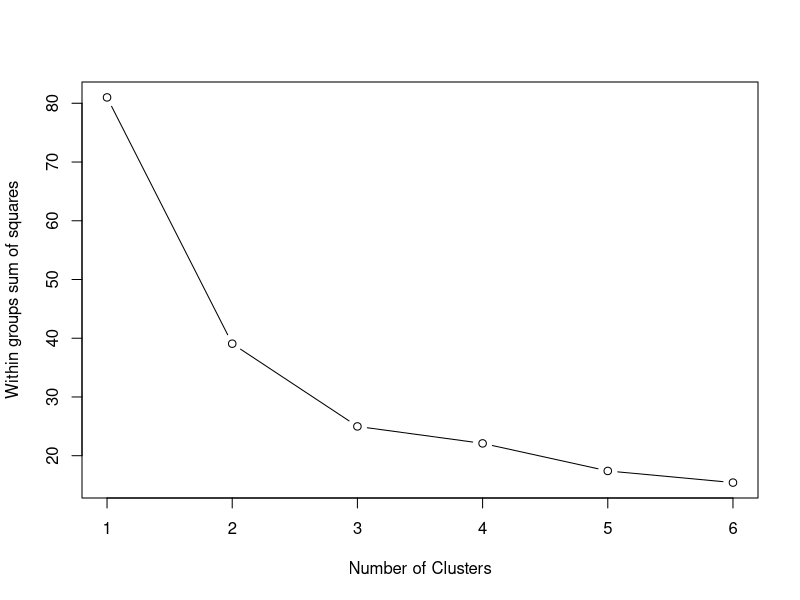
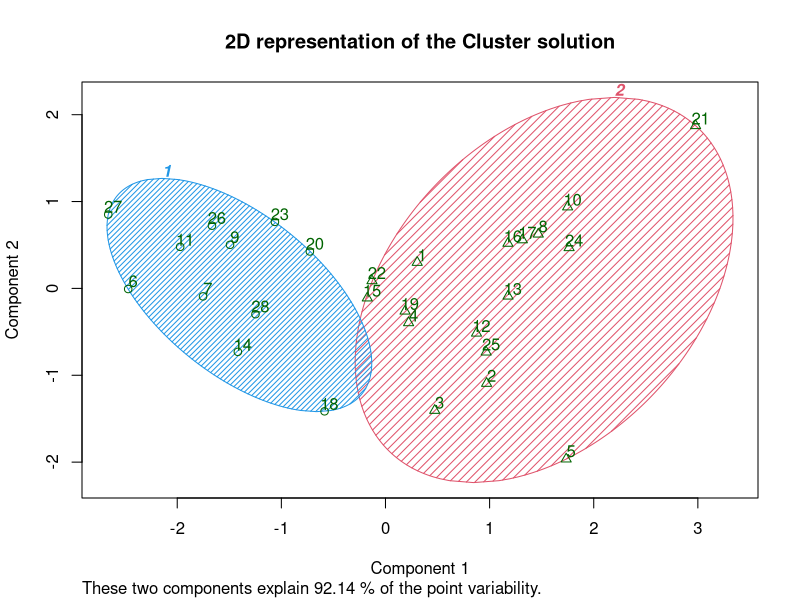

Reproduce these figures in R, in order. (Note: this script raises an error after producing the figures.)
#load
library(readxl)
library(tidyverse)
base <- read_excel("dados.xlsx")

str(base) #tudo em votos válidos, pop logaritimizado, não trabalharei com dados dicotômicos

# tentativa de copiar passo a passo - https://rpubs.com/gabrielmartos/ClusterAnalysis

#técnica 1

dados <- subset(base, select = c(CIDADE, pop, Bolsonaro2018, Neves14)) # primeiro farei só com esses três
dados$Bolsonaro2018 <- dados$Bolsonaro2018*100
dados$Neves14 <- dados$Neves14*100
head(dados)
dados<-
  dados %>%
  mutate_at(c(2:4),  ~(scale(.) %>% as.vector)) # reescala (novo objeto dados clusters)

dados.stand <- scale(dados[-1])# To standarize the variables
head(dados)

# K-Means
k.means.fit <- kmeans(dados.stand, 2) # k = 2 dois clusters
head(dados.stand)

attributes(k.means.fit)

# Centroids:
k.means.fit$centers

# Clusters:
k.means.fit$cluster
# Cluster size:
k.means.fit$size


wssplot <- function(data, nc=15, seed=1234){
  wss <- (nrow(data)-1)*sum(apply(data,2,var))
  for (i in 2:nc){
    set.seed(seed)
    wss[i] <- sum(kmeans(data, centers=i)$withinss)}
  plot(1:nc, wss, type="b", xlab="Number of Clusters",
       ylab="Within groups sum of squares")}

wssplot(dados.stand, nc=6) 
# realmente 2

library(cluster)
clusplot(dados.stand, k.means.fit$cluster, main='2D representation of the Cluster solution',
         color=TRUE, shade=TRUE,
         labels=2, lines=0)

table(dados[,1],k.means.fit$cluster)# deu erro

d <- dist(dados.stand, method = "euclidean") # Euclidean distance matrix.
H.fit <- hclust(d, method="ward")

plot(H.fit) # display dendogram
groups <- cutree(H.fit, k=2) # cut tree into 5 clusters
# draw dendogram with red borders around the 5 clusters
rect.hclust(H.fit, k=2, border="red")

table(dados[2,3],groups)


# técnica 2 
set.seed(155555559) ## to fix the random starting clusters
grpAntiPt <- kmeans(dados[,c("Neves14","Bolsonaro2018", "pop")], centers=2, nstart=10)
grpAntiPt

o=order(grpAntiPt$cluster)
data.frame(dados$CIDADE[o],grpAntiPt$cluster[o])


plot(dados$Bolsonaro2018, dados$Neves14, type="n", xlim=c(-3,2), ylim = c(-2,2.4), xlab="Bolsonaro2018", ylab="Neves2014")
text(x=dados$Bolsonaro2018, y=dados$Neves14, labels=dados$CIDADE,col=grpAntiPt$cluster+1)

plot(dados$Bolsonaro2018, dados$pop, type="n", xlim=c(-3,2), ylim = c(-2,2.4), xlab="Bolsonaro2018", ylab="População da Cidade")
text(x=dados$Bolsonaro2018, y=dados$Neves14, labels=dados$CIDADE,col=grpAntiPt$cluster+1)

# dar zoom para ver melhor os clusters


# posso fazer como eu quiser agora #tirar pop e repetir  tudo 

dados <- subset(base, select = c(CIDADE, Bolsonaro2018, Neves14)) # primeiro farei só com esses três
dados$Bolsonaro2018 <- dados$Bolsonaro2018*100
dados$Neves14 <- dados$Neves14*100
head(dados)
dados<-
  dados %>%
  mutate_at(c(2:3),  ~(scale(.) %>% as.vector)) # reescala (novo objeto dados clusters)

dados.stand <- scale(dados[-1])# To standarize the variables
head(dados)

# K-Means
k.means.fit <- kmeans(dados.stand, 3) # k = ultimo numero
head(dados.stand)

attributes(k.means.fit)

# Centroids:
k.means.fit$centers

# Clusters:
k.means.fit$cluster
# Cluster size:
k.means.fit$size


wssplot <- function(data, nc=15, seed=1234){
  wss <- (nrow(data)-1)*sum(apply(data,2,var))
  for (i in 2:nc){
    set.seed(seed)
    wss[i] <- sum(kmeans(data, centers=i)$withinss)}
  plot(1:nc, wss, type="b", xlab="Number of Clusters",
       ylab="Within groups sum of squares")}

wssplot(dados.stand, nc=6) 
# realmente 2

library(cluster)
clusplot(dados.stand, k.means.fit$cluster, main='2D representation of the Cluster solution',
         color=TRUE, shade=TRUE,
         labels=2, lines=0)

#table(dados[,1],k.means.fit$cluster)# deu erro

d <- dist(dados.stand, method = "euclidean") # Euclidean distance matrix.
H.fit <- hclust(d, method="ward")

plot(H.fit, labels = dados$CIDADE, hang = -0.9, cex = 0.7, main = "", sub = NULL,
     xlab = "CIDADE")
rect.hclust(H.fit, k=2, border="blue")


# técnica 2 
set.seed(155555559) ## to fix the random starting clusters
grpAntiPt <- kmeans(dados[,c("Neves14","Bolsonaro2018")], centers=3, nstart=10)
grpAntiPt

o=order(grpAntiPt$cluster)
data.frame(dados$CIDADE[o],grpAntiPt$cluster[o])


plot(dados$Bolsonaro2018, dados$Neves14, type="n", xlim=c(-3,2), ylim = c(-2,2.4), xlab="Bolsonaro2018", ylab="Neves2014")
text(x=dados$Bolsonaro2018, y=dados$Neves14, labels=dados$CIDADE,col=grpAntiPt$cluster+1)
# essa é uma tabela que usarei

# modelão completo , HOBUS 2018 e BOLSONARO 2018 ####
# OBS Hobus principal força política da região

base <- read_excel("dados.xlsx")
str(base)

dados <- subset(base, select = c(CIDADE, Bolsonaro2018, Ciro2018, pop, Lula2006,Hobus18))
dados$Bolsonaro2018 <- dados$Bolsonaro2018*100
head(dados)
dados<-
  dados %>%
  mutate_at(c(2:6),  ~(scale(.) %>% as.vector)) # reescala (novo objeto dados clusters)

dados.stand <- scale(dados[-1])# To standarize the variables
head(dados)

# K-Means
k.means.fit <- kmeans(dados.stand, 2) # k = ultimo numero
head(dados.stand)

attributes(k.means.fit)

# Centroids:
k.means.fit$centers

# Clusters:
k.means.fit$cluster
# Cluster size:
k.means.fit$size
# ficou uma divisão boa, vou manter

wssplot <- function(data, nc=15, seed=1234){
  wss <- (nrow(data)-1)*sum(apply(data,2,var))
  for (i in 2:nc){
    set.seed(seed)
    wss[i] <- sum(kmeans(data, centers=i)$withinss)}
  plot(1:nc, wss, type="b", xlab="Number of Clusters",
       ylab="Within groups sum of squares")}

wssplot(dados.stand, nc=6) 
# realmente 2

library(cluster)
clusplot(dados.stand, k.means.fit$cluster, main='2D representation of the Cluster solution',
         color=TRUE, shade=TRUE,
         labels=2, lines=0)

#table(dados[,1],k.means.fit$cluster)# deu erro

d <- dist(dados.stand, method = "euclidean") # Euclidean distance matrix.
H.fit <- hclust(d, method="ward")

plot(H.fit) # display dendogram
groups <- cutree(H.fit, k=2) # cut tree into 5 clusters
# draw dendogram with red borders around the 5 clusters
rect.hclust(H.fit, k=2, border="red")

# técnica 2 
set.seed(155555559) ## to fix the random starting clusters
grpAntiPt <- kmeans(dados[,c("Bolsonaro2018", "Ciro2018","pop","Lula2006","Hobus18")], centers=2, nstart=10)
grpAntiPt

o=order(grpAntiPt$cluster)
data.frame(dados$CIDADE[o],grpAntiPt$cluster[o])

#para xlim e ylim
summary(dados$Hobus18)
summary(dados$Bolsonaro2018)

plot(dados$Bolsonaro2018, dados$Hobus18, type="n", xlim=c(-3,2),
     ylim = c(-2,3), xlab="Bolsonaro2018", ylab="Hobus2018")
text(x=dados$Bolsonaro2018, y=dados$Hobus18, labels=dados$CIDADE,col=grpAntiPt$cluster+1)
# nao tão util

plot(dados$pop, dados$Hobus18, type="n", xlim=c(-3,2),
     ylim = c(-2,3), xlab="pop", ylab="Hobus2018")
text(x=dados$pop, y=dados$Hobus18, labels=dados$CIDADE,col=grpAntiPt$cluster+1)
# nao tão util


plot(dados$Bolsonaro2018, dados$pop, type="n", xlim=c(-3,2),
     ylim = c(-2,3), xlab="Bolsonaro2018", ylab="População")
text(x=dados$Bolsonaro2018, y=dados$pop, labels=dados$CIDADE,col=grpAntiPt$cluster+1)
# OPA utilizada

plot(dados$Bolsonaro2018, dados$Lula2006, type="n", xlim=c(-3,2),
     ylim = c(-2,3), xlab="Bolsonaro2018", ylab="Lula 2006")
text(x=dados$Bolsonaro2018, y=dados$Lula2006, labels=dados$CIDADE,col=grpAntiPt$cluster+1)
# OPA utilizada


set.seed(155555559) ## to fix the random starting clusters
grpAntiPt <- kmeans(dados[,c("Bolsonaro2018", "Ciro2018","pop","Lula2006","Hobus18")], centers=3, nstart=10)
grpAntiPt

plot(dados$Bolsonaro2018, dados$Lula2006, type="n", xlim=c(-3,2),
     ylim = c(-2,3), xlab="Bolsonaro2018", ylab="Lula 2006")
text(x=dados$Bolsonaro2018, y=dados$Lula2006, labels=dados$CIDADE,col=grpAntiPt$cluster+1)
# OPA utilizada
#COM 3 não

